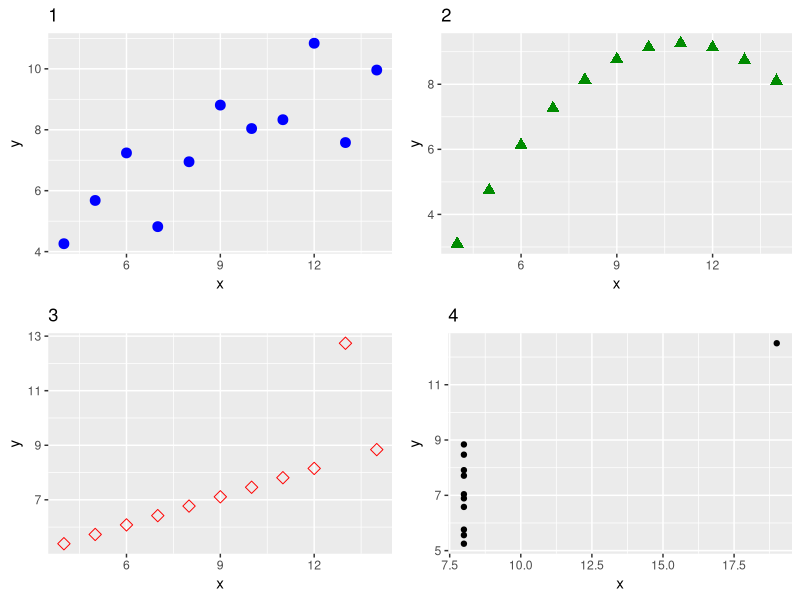

Here is the R script that generated this plot: (Note: this script raises an error after producing the figure.)
## ---- chunk 1
require(ggplot2)
require(grid)
require(gridExtra)
# Data setup - I chose to treat these as separate data frames since the relationship between X and Y among the four groups was different
df1 <- data.frame( x = c(10.00, 8.00, 13.00, 9.00, 11.00, 14.00, 6.00, 4.00, 12.00, 7.00, 5.00), 
                   y = c(8.04, 6.95, 7.58, 8.81, 8.33, 9.96, 7.24, 4.26, 10.84, 4.82, 5.68) )

df2 <- data.frame( x = c(10.00, 8.00, 13.00, 9.00, 11.00, 14.00, 6.00, 4.00, 12.00, 7.00, 5.00), 
                   y = c(9.14, 8.14, 8.74, 8.77, 9.26, 8.10, 6.13, 3.10, 9.13, 7.26, 4.74) )

df3 <- data.frame( x = c(10.00, 8.00, 13.00, 9.00, 11.00, 14.00, 6.00, 4.00, 12.00, 7.00, 5.00), 
                   y = c(7.46, 6.77, 12.74, 7.11, 7.81, 8.84, 6.08, 5.39, 8.15, 6.42, 5.73) )

df4 <- data.frame( x = c(8.00, 8.00, 8.00, 8.00, 8.00, 8.00, 8.00, 19.00, 8.00, 8.00, 8.00), 
                   y = c(6.58, 5.76, 7.71, 8.84, 8.47, 7.04, 5.25, 12.50, 5.56, 7.91, 6.89) )
## ---- chunk 2
p1 <- ggplot(df1, aes(x=x, y=y)) + geom_point(color='blue', size=3) + labs(title = '1')
p2 <- ggplot(df2, aes(x=x, y=y)) + geom_point(color ='green4', size=3, pch=17) + labs(title = '2')
p3 <- ggplot(df3, aes(x=x, y=y)) + geom_point(color='red', size=3, pch=23) + labs(title = '3')
p4 <- ggplot(df4, aes(x=x, y=y)) + geom_point() + labs(title = '4')
grid.arrange(p1, p2, p3, p4, ncol=2)
## ---- chunk 3
summary(df1)
lm(data=df1)
b1 <- ggplot(df1, aes(x=x, y=y)) + geom_boxplot(outlier.color = NULL, outlier.size=4) + labs(title = '1')
grid.arrange(p1 + geom_smooth(method="lm"), b1, ncol=2, main="First Group")
## ---- chunk 4
summary(df2)
lm(data=df2)
b2 <- ggplot(df2, aes(x=x, y=y)) + geom_boxplot(outlier.color = NULL, outlier.size=4) + labs(title = '2')
grid.arrange(p2 + geom_smooth(method="lm"), b2, ncol=2)
## ---- chunk 5
summary(df3)
lm(data=df3)
b3 <- ggplot(df3, aes(x=x, y=y)) + geom_boxplot(outlier.color = NULL, outlier.size=4) + labs(title = '3')
grid.arrange(p3 + geom_smooth(method="lm"), b3, ncol=2)
## ---- chunk 6
summary(df4)
table(df4)
ggplot(df4, aes(x=x, y=y)) + geom_boxplot(outlier.color = NULL, outlier.size=4) + labs(title = '4')
